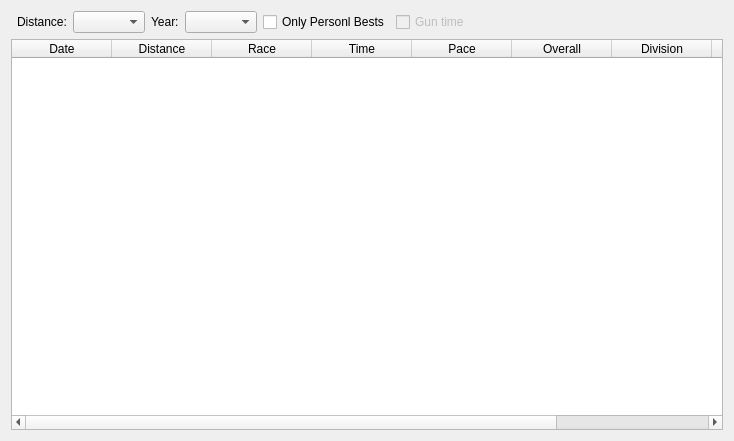
<?xml version="1.0" encoding="UTF-8"?>
<ui version="4.0">
 <class>RacesWidget</class>
 <widget class="QWidget" name="RacesWidget">
  <property name="geometry">
   <rect>
    <x>0</x>
    <y>0</y>
    <width>734</width>
    <height>441</height>
   </rect>
  </property>
  <property name="windowTitle">
   <string>Form</string>
  </property>
  <layout class="QGridLayout" name="gridLayout">
   <item row="0" column="1">
    <widget class="QLabel" name="label">
     <property name="text">
      <string>Distance:</string>
     </property>
    </widget>
   </item>
   <item row="0" column="2">
    <widget class="QComboBox" name="distanceCombo"/>
   </item>
   <item row="0" column="3">
    <widget class="QLabel" name="label_2">
     <property name="text">
      <string>Year:</string>
     </property>
    </widget>
   </item>
   <item row="0" column="4">
    <widget class="QComboBox" name="yearCombo"/>
   </item>
   <item row="0" column="5">
    <widget class="QCheckBox" name="pbCheckBox">
     <property name="enabled">
      <bool>true</bool>
     </property>
     <property name="text">
      <string>Only Personl Bests</string>
     </property>
    </widget>
   </item>
   <item row="0" column="6">
    <widget class="QCheckBox" name="gunTimeCheckBox">
     <property name="enabled">
      <bool>false</bool>
     </property>
     <property name="text">
      <string>Gun time</string>
     </property>
    </widget>
   </item>
   <item row="0" column="7">
    <spacer name="horizontalSpacer">
     <property name="orientation">
      <enum>Qt::Horizontal</enum>
     </property>
     <property name="sizeHint" stdset="0">
      <size>
       <width>51</width>
       <height>20</height>
      </size>
     </property>
    </spacer>
   </item>
   <item row="1" column="0" colspan="8">
    <widget class="QTableWidget" name="racesTable">
     <property name="editTriggers">
      <set>QAbstractItemView::DoubleClicked</set>
     </property>
     <property name="alternatingRowColors">
      <bool>true</bool>
     </property>
     <property name="selectionBehavior">
      <enum>QAbstractItemView::SelectRows</enum>
     </property>
     <property name="sortingEnabled">
      <bool>true</bool>
     </property>
     <attribute name="verticalHeaderVisible">
      <bool>false</bool>
     </attribute>
     <attribute name="verticalHeaderMinimumSectionSize">
      <number>15</number>
     </attribute>
     <column>
      <property name="text">
       <string>Date</string>
      </property>
     </column>
     <column>
      <property name="text">
       <string>Distance</string>
      </property>
     </column>
     <column>
      <property name="text">
       <string>Race</string>
      </property>
     </column>
     <column>
      <property name="text">
       <string>Time</string>
      </property>
     </column>
     <column>
      <property name="text">
       <string>Pace</string>
      </property>
     </column>
     <column>
      <property name="text">
       <string>Overall</string>
      </property>
     </column>
     <column>
      <property name="text">
       <string>Division</string>
      </property>
     </column>
     <column>
      <property name="text">
       <string>Bib</string>
      </property>
     </column>
     <column>
      <property name="text">
       <string>Comment</string>
      </property>
     </column>
    </widget>
   </item>
  </layout>
 </widget>
 <resources/>
 <connections/>
</ui>
